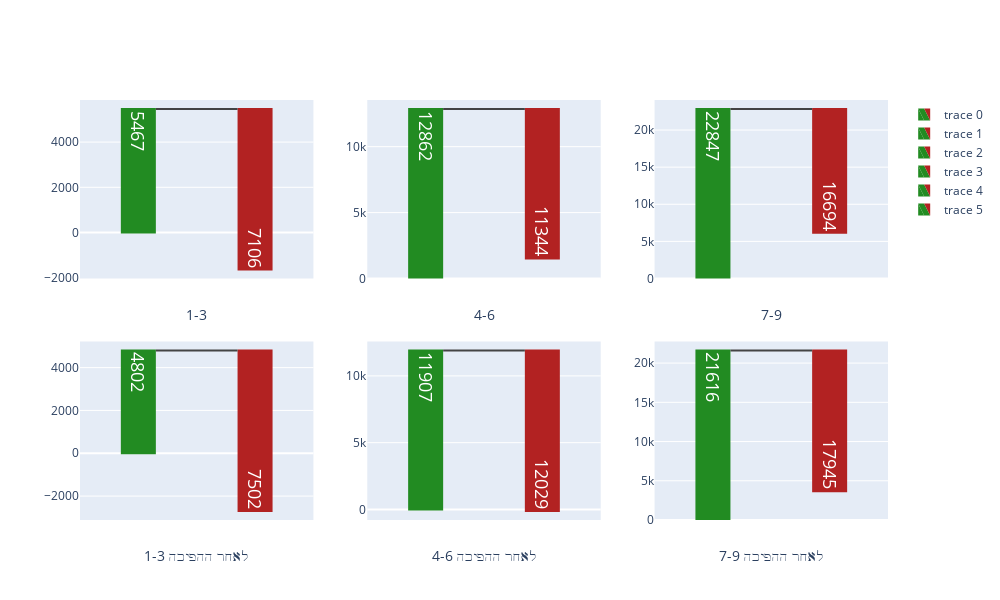

The code cell stored with this chart in its notebook:
### Code cell
for i in range(6):
    fig.add_trace(plot_one(ts[i], v[i]), col=1+(i % nc), row=1 + i//nc)
    fig.update_xaxes(title_text=ts[i], col=1+(i % nc), row=1 + i//nc)
    
fig.update_layout(width=1000, height=600)
fig.show()

### Figure 1 — Plotly figure (JSON) as saved in the notebook; plotly's stock layout.template omitted (floating-point values rounded to 4 significant figures)
{"data": [{"decreasing": {"marker": {"color": "FireBrick"}}, "increasing": {"marker": {"color": "ForestGreen"}}, "measure": ["absolute", "relative"], "text": ["5467", "7106"], "textfont": {"size": 18}, "textposition": "inside", "totals": {"marker": {"color": "ForestGreen"}}, "type": "waterfall", "width": 0.3, "x": ["  ", " "], "xaxis": "x", "y": [5467, -7106], "yaxis": "y"}, {"decreasing": {"marker": {"color": "FireBrick"}}, "increasing": {"marker": {"color": "ForestGreen"}}, "measure": ["absolute", "relative"], "text": ["12862", "11344"], "textfont": {"size": 18}, "textposition": "inside", "totals": {"marker": {"color": "ForestGreen"}}, "type": "waterfall", "width": 0.3, "x": ["  ", " "], "xaxis": "x2", "y": [12862, -11344], "yaxis": "y2"}, {"decreasing": {"marker": {"color": "FireBrick"}}, "increasing": {"marker": {"color": "ForestGreen"}}, "measure": ["absolute", "relative"], "text": ["22847", "16694"], "textfont": {"size": 18}, "textposition": "inside", "totals": {"marker": {"color": "ForestGreen"}}, "type": "waterfall", "width": 0.3, "x": ["  ", " "], "xaxis": "x3", "y": [22847, -16694], "yaxis": "y3"}, {"decreasing": {"marker": {"color": "FireBrick"}}, "increasing": {"marker": {"color": "ForestGreen"}}, "measure": ["absolute", "relative"], "text": ["4802", "7502"], "textfont": {"size": 18}, "textposition": "inside", "totals": {"marker": {"color": "ForestGreen"}}, "type": "waterfall", "width": 0.3, "x": ["  ", " "], "xaxis": "x4", "y": [4802, -7502], "yaxis": "y4"}, {"decreasing": {"marker": {"color": "FireBrick"}}, "increasing": {"marker": {"color": "ForestGreen"}}, "measure": ["absolute", "relative"], "text": ["11907", "12029"], "textfont": {"size": 18}, "textposition": "inside", "totals": {"marker": {"color": "ForestGreen"}}, "type": "waterfall", "width": 0.3, "x": ["  ", " "], "xaxis": "x5", "y": [11907, -12029], "yaxis": "y5"}, {"decreasing": {"marker": {"color": "FireBrick"}}, "increasing": {"marker": {"color": "ForestGreen"}}, "measure": ["absolute", "relative"], "text": ["21616", "17945"], "textfont": {"size": 18}, "textposition": "inside", "totals": {"marker": {"color": "ForestGreen"}}, "type": "waterfall", "width": 0.3, "x": ["  ", " "], "xaxis": "x6", "y": [21616, -17945], "yaxis": "y6"}], "layout": {"height": 600, "width": 1000, "xaxis": {"anchor": "y", "domain": [0, 0.2889], "title": {"text": "1-3"}}, "xaxis2": {"anchor": "y2", "domain": [0.3556, 0.6444], "title": {"text": "4-6"}}, "xaxis3": {"anchor": "y3", "domain": [0.7111, 1], "title": {"text": "7-9"}}, "xaxis4": {"anchor": "y4", "domain": [0, 0.2889], "title": {"text": " לאחר ההפיכה 1-3"}}, "xaxis5": {"anchor": "y5", "domain": [0.3556, 0.6444], "title": {"text": " לאחר ההפיכה 4-6"}}, "xaxis6": {"anchor": "y6", "domain": [0.7111, 1], "title": {"text": " לאחר ההפיכה 7-9"}}, "yaxis": {"anchor": "x", "domain": [0.575, 1]}, "yaxis2": {"anchor": "x2", "domain": [0.575, 1]}, "yaxis3": {"anchor": "x3", "domain": [0.575, 1]}, "yaxis4": {"anchor": "x4", "domain": [0, 0.425]}, "yaxis5": {"anchor": "x5", "domain": [0, 0.425]}, "yaxis6": {"anchor": "x6", "domain": [0, 0.425]}}}
